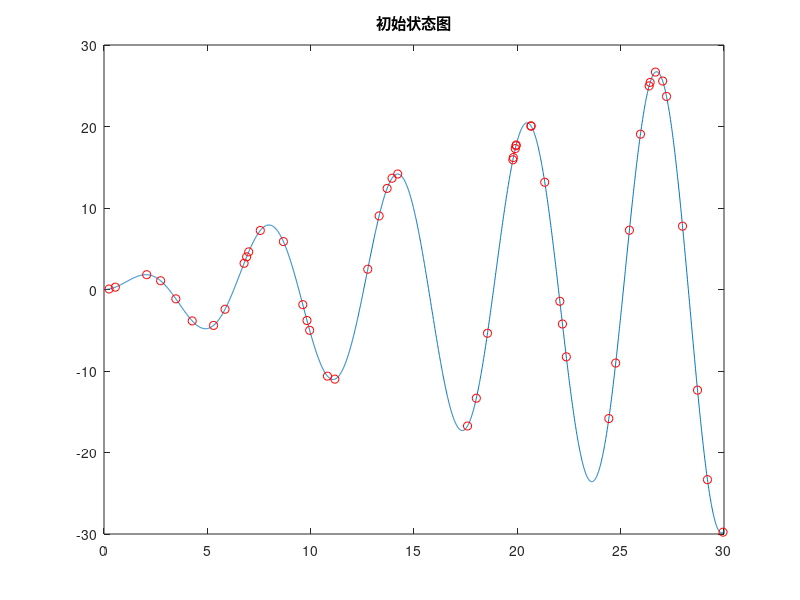
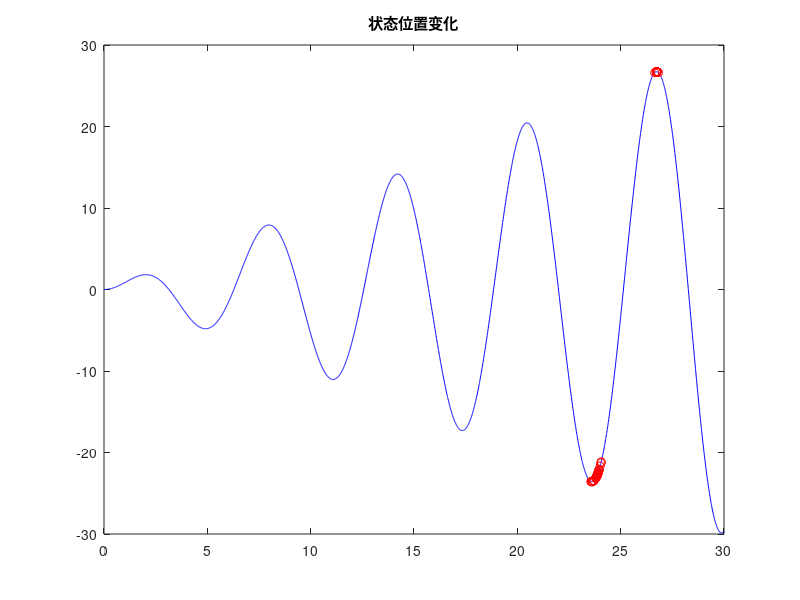
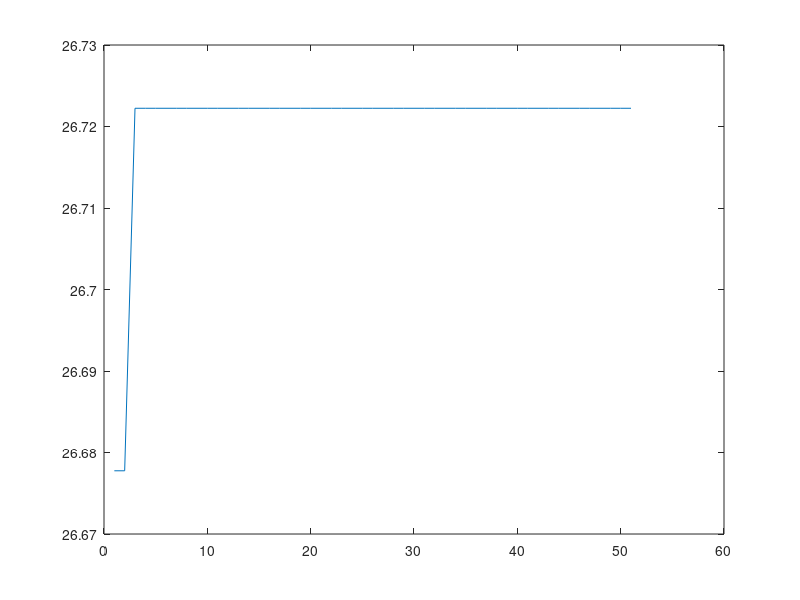
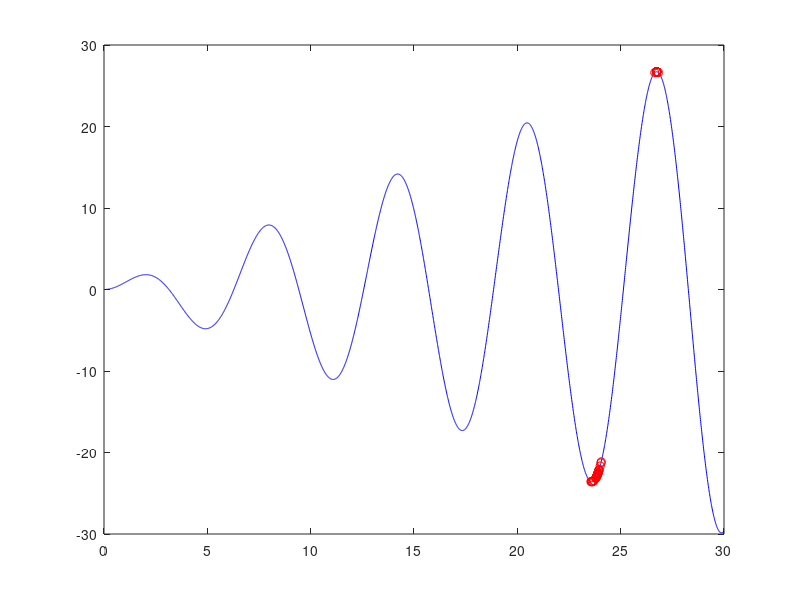

Reproduce these figures in MATLAB, in order.
%求目标函数的最大值
%对本地仓库文件进行修改
%程序初始化
clc
clear
close all

%%第1步，算法参数初始化
f=@(t) t.*sin(t);               %目标函数（性能指标）
t=0:0.01:30;
figure(1)
plot(t,f(t))
N = 50;                         %初始种群个数
d = 1;                          %空间维数（粒子的维度）
ger = 100;                      %最大迭代次数
xlimit = [0, 30];               %设置位置参数限制
vlimit = [-1, 1];               %设置速度限制
w = 0.8;                        %惯性权重
c1 = 0.5;                       %可信度因子1
c2 = 0.5;                       %可信度因子2
precision=0.0001;               %允许的精度误差
for i = 1:d
    x = xlimit(i, 1) + (xlimit(i, 2) - xlimit(i, 1)) * rand(N, d);%初始种群的位置
end
v = rand(N, d);                  % 初始种群的速度
Pbest = x;                          % 每个个体的历史最佳位置
Pbest_fit = zeros(N, 1);               % 每个个体的历史最佳适应度
for i = 1:N
    Pbest_fit(i) = f(x(i));        %初始种群每个粒子的适应度
end
Gbest = zeros(1, d);                % 种群的历史最佳位置
Gbest_fit = -inf;                      % 种群历史最佳适应度
hold on
plot(Pbest, f(Pbest), 'ro');
title('初始状态图');
figure(2)

%%开始迭代
iter = 1;
max_record = zeros(ger, 1);          % 记录每次迭代的最大值
while iter <= ger

    Gbestold=Gbest;
    %第2步， 计算每个粒子当前适应度
    fitness = f(x) ;
     %第3步，更新局部最优粒子和全局最优粒子，以及对应的适应度
     for i = 1:N
        if Pbest_fit(i) < fitness(i)
            Pbest_fit(i) = fitness(i);     % 更新个体历史最佳适应度
            Pbest(i,:) = x(i,:);   % 更新个体历史最佳位置
        end
     end
    if Gbest_fit < max(Pbest_fit)
        [Gbest_fit, nmax] = max(Pbest_fit);   % 更新群体历史最佳适应度
        Gbest = Pbest(nmax, :);      % 更新群体历史最佳位置
    end
    %第4步，速度更新和位置更新
    v = v * w + c1 * rand * (Pbest - x) + c2 * rand * (repmat(Gbest, N, 1) - x);% 速度更新
    v(v > vlimit(2)) = vlimit(2);% 速度边界速度处理
    v(v < vlimit(1)) = vlimit(1);

    x = x + v; % 位置更新
    x(x > xlimit(2)) = xlimit(2);% 位置边界处理
    x(x < xlimit(1)) = xlimit(1);
    %最大值记录
    max_record(iter) = Gbest_fit;
    x0 = 0 : 0.01 : 30;
    plot(x0, f(x0), 'b-', x, f(x), 'ro');title('状态位置变化')
    pause(0.1)


    %第5步，这里的判断加上外循环，判断迭代是否结束。满足收敛精度，同样可以终止迭代
    if(iter>50)
        if(abs(max_record(iter)-max_record(iter-1))<precision)&&(abs(Gbest-Gbestold)<precision)
            break
        end
    end
    iter = iter+1;



end
%最大值的收敛过程
figure(3);
plot(max_record(1:iter));
x0 = 0 : 0.01 : 30;
%粒子的收敛过程
figure(4);
plot(x0, f(x0), 'b-', x, f(x), 'ro'); 